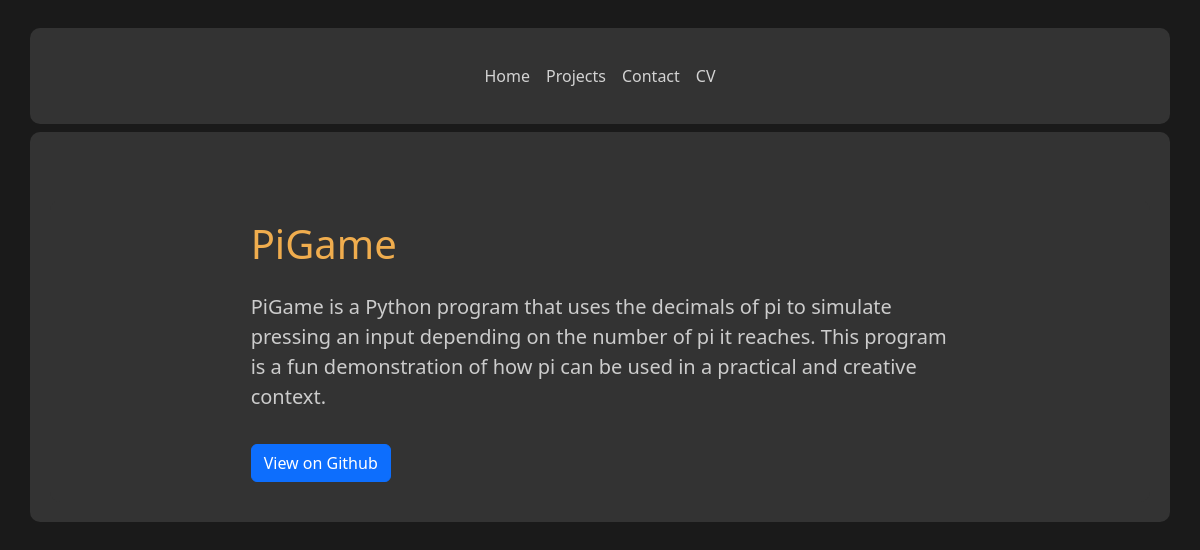
/project/1/, run on the app's committed database.
### portfolio/models.py (models this page shows, shortened)
class Project(models.Model):
    title = models.CharField(max_length=100)
    description = models.TextField()
    url = models.URLField()

### portfolio/views.py (the view)
# urls.py: path('project/<int:project_id>/', views.project_detail, name= 'project_detail'),
def project_detail(request, project_id):
    project = Project.objects.get(id=project_id)
    return render(request, 'project_detail.html', {'project' : project})

### portfolio/templates/project_detail.html (shortened to what this page needs)
{% extends 'base.html' %}
{% block content %}
<div class="container mt-5">
    <div class="row">
        <div class="col-lg-8 mx-auto">
            <h1 class="mb-4">{{ project.title }}</h1>
            <p class="lead">{{ project.description }}</p>
            <a href="{{ project.url }}" target="_blank" class="btn btn-primary mt-3">View on Github</a>
        </div>
    </div>
</div>
{% endblock %}

### portfolio/static/css/styles.css (style rules this page uses)
body { background-color: #1a1a1a; color: #d3d3d3; padding-top: 20px; }
.container { background-color: #333; padding: 20px; border-radius: 10px; }
h1 { color: #f0ad4e; }
p { color: #ccc; }
a { color: #00c3ff; }

### data on the page
Project: title "PiGame", description "PiGame is a Python program that uses the decimals of pi to simulate pressing an input depending on the number of pi it reaches. This program is a fun demonstration of how pi can be used in a practical and creative context."
